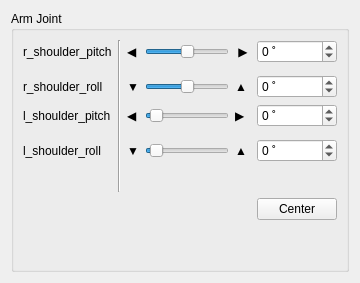
         <widget class="QWidget" name="tab_arm_control_module">
          <property name="enabled">
           <bool>true</bool>
          </property>
          <attribute name="title">
           <string>Arm Control</string>
          </attribute>
          <layout class="QVBoxLayout" name="verticalLayout_7">
           <item>
            <widget class="QGroupBox" name="groupBox_2">
             <property name="title">
              <string>Arm Joint</string>
             </property>
             <layout class="QGridLayout" name="gridLayout_6">
              <item row="2" column="5">
               <widget class="QLabel" name="label_6">
                <property name="maximumSize">
                 <size>
                  <width>20</width>
                  <height>16777215</height>
                 </size>
                </property>
                <property name="text">
                 <string>▲</string>
                </property>
               </widget>
              </item>
              <item row="5" column="6" colspan="2">
               <widget class="QSpinBox" name="l_shoulder_roll_spinbox">
                <property name="suffix">
                 <string> ˚</string>
                </property>
                <property name="minimum">
                 <number>-5</number>
                </property>
                <property name="maximum">
                 <number>90</number>
                </property>
                <property name="singleStep">
                 <number>3</number>
                </property>
               </widget>
              </item>
              <item row="5" column="0">
               <widget class="QLabel" name="label_3">
                <property name="text">
                 <string>l_shoulder_roll</string>
                </property>
               </widget>
              </item>
              <item row="0" column="1" rowspan="11">
               <widget class="Line" name="line_7">
                <property name="orientation">
                 <enum>Qt::Vertical</enum>
                </property>
               </widget>
              </item>
              <item row="3" column="0">
               <widget class="QLabel" name="label_4">
                <property name="text">
                 <string>l_shoulder_pitch</string>
                </property>
               </widget>
              </item>
              <item row="12" column="0">
               <spacer name="verticalSpacer_4">
                <property name="orientation">
                 <enum>Qt::Vertical</enum>
                </property>
                <property name="sizeHint" stdset="0">
                 <size>
                  <width>20</width>
                  <height>40</height>
                 </size>
                </property>
               </spacer>
              </item>
              <item row="5" column="5">
               <widget class="QLabel" name="label_8">
                <property name="text">
                 <string>▲</string>
                </property>
               </widget>
              </item>
              <item row="3" column="2">
               <widget class="QLabel" name="label_7">
                <property name="text">
                 <string>◀</string>
                </property>
               </widget>
              </item>
              <item row="2" column="0">
               <widget class="QLabel" name="label_3">
                <property name="text">
                 <string>r_shoulder_roll</string>
                </property>
               </widget>
              </item>
              <item row="5" column="4">
               <widget class="QSlider" name="l_shoulder_roll_slider">
                <property name="maximumSize">
                 <size>
                  <width>400</width>
                  <height>16777215</height>
                 </size>
                </property>
                <property name="minimum">
                 <number>-5</number>
                </property>
                <property name="maximum">
                 <number>90</number>
                </property>
                <property name="singleStep">
                 <number>3</number>
                </property>
                <property name="orientation">
                 <enum>Qt::Horizontal</enum>
                </property>
               </widget>
              </item>
              <item row="2" column="2">
               <widget class="QLabel" name="label_5">
                <property name="maximumSize">
                 <size>
                  <width>20</width>
                  <height>16777215</height>
                 </size>
                </property>
                <property name="text">
                 <string>▼</string>
                </property>
               </widget>
              </item>
              <item row="0" column="0">
               <widget class="QLabel" name="label_3">
                <property name="text">
                 <string>r_shoulder_pitch</string>
                </property>
               </widget>
              </item>
              <item row="3" column="5">
               <widget class="QLabel" name="label_8">
                <property name="text">
                 <string>▶</string>
                </property>
               </widget>
              </item>
              <item row="2" column="4">
               <widget class="QSlider" name="l_shoulder_pitch_slider">
                <property name="maximumSize">
                 <size>
                  <width>400</width>
                  <height>16777215</height>
                 </size>
                </property>
                <property name="minimum">
                 <number>-50</number>
                </property>
                <property name="maximum">
                 <number>50</number>
                </property>
                <property name="singleStep">
                 <number>3</number>
                </property>
                <property name="orientation">
                 <enum>Qt::Horizontal</enum>
                </property>
               </widget>
              </item>
              <item row="0" column="6" colspan="2">
               <widget class="QSpinBox" name="r_shoulder_pitch_spinbox">
                <property name="suffix">
                 <string> ˚</string>
                </property>
                <property name="minimum">
                 <number>-50</number>
                </property>
                <property name="maximum">
                 <number>50</number>
                </property>
                <property name="singleStep">
                 <number>3</number>
                </property>
               </widget>
              </item>
              <item row="0" column="4">
               <widget class="QSlider" name="r_shoulder_pitch_slider">
                <property name="maximumSize">
                 <size>
                  <width>400</width>
                  <height>16777215</height>
                 </size>
                </property>
                <property name="minimum">
                 <number>-50</number>
                </property>
                <property name="maximum">
                 <number>50</number>
                </property>
                <property name="singleStep">
                 <number>3</number>
                </property>
                <property name="orientation">
                 <enum>Qt::Horizontal</enum>
                </property>
               </widget>
              </item>
              <item row="0" column="2">
               <widget class="QLabel" name="label_5">
                <property name="maximumSize">
                 <size>
                  <width>20</width>
                  <height>16777215</height>
                 </size>
                </property>
                <property name="text">
                 <string>◀</string>
                </property>
               </widget>
              </item>
              <item row="5" column="2">
               <widget class="QLabel" name="label_7">
                <property name="text">
                 <string>▼</string>
                </property>
               </widget>
              </item>
              <item row="0" column="5">
               <widget class="QLabel" name="label_6">
                <property name="maximumSize">
                 <size>
                  <width>20</width>
                  <height>16777215</height>
                 </size>
                </property>
                <property name="text">
                 <string> ▶ </string>
                </property>
               </widget>
              </item>
              <item row="3" column="4">
               <widget class="QSlider" name="r_shoulder_roll_slider">
                <property name="maximumSize">
                 <size>
                  <width>400</width>
                  <height>16777215</height>
                 </size>
                </property>
                <property name="minimum">
                 <number>-5</number>
                </property>
                <property name="maximum">
                 <number>90</number>
                </property>
                <property name="singleStep">
                 <number>3</number>
                </property>
                <property name="orientation">
                 <enum>Qt::Horizontal</enum>
                </property>
               </widget>
              </item>
              <item row="3" column="6" colspan="2">
               <widget class="QSpinBox" name="r_shoulder_roll_spinbox">
                <property name="suffix">
                 <string> ˚</string>
                </property>
                <property name="minimum">
                 <number>-5</number>
                </property>
                <property name="maximum">
                 <number>90</number>
                </property>
                <property name="singleStep">
                 <number>3</number>
                </property>
               </widget>
              </item>
              <item row="2" column="6" colspan="2">
               <widget class="QSpinBox" name="l_shoulder_pitch_spinbox">
                <property name="suffix">
                 <string> ˚</string>
                </property>
                <property name="minimum">
                 <number>-50</number>
                </property>
                <property name="maximum">
                 <number>50</number>
                </property>
                <property name="singleStep">
                 <number>3</number>
                </property>
               </widget>
              </item>
              <item row="11" column="6" colspan="2">
               <widget class="QPushButton" name="button_arm_center">
                <property name="text">
                 <string>Center</string>
                </property>
               </widget>
              </item>
             </layout>
            </widget>
           </item>
          </layout>
         </widget>
